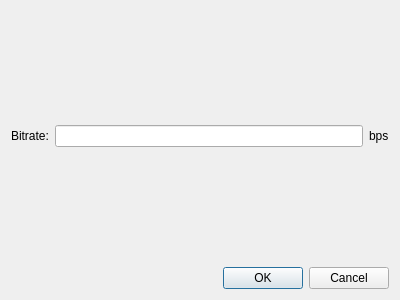
<?xml version="1.0" encoding="UTF-8"?>
<ui version="4.0">
 <class>DialogLimit</class>
 <widget class="QDialog" name="DialogLimit">
  <property name="geometry">
   <rect>
    <x>0</x>
    <y>0</y>
    <width>400</width>
    <height>300</height>
   </rect>
  </property>
  <property name="windowTitle">
   <string>Dialog</string>
  </property>
  <layout class="QVBoxLayout" name="verticalLayout">
   <item>
    <layout class="QHBoxLayout" name="horizontalLayout_2">
     <item>
      <widget class="QLabel" name="label">
       <property name="text">
        <string>Bitrate:</string>
       </property>
      </widget>
     </item>
     <item>
      <widget class="QLineEdit" name="lineEdit_Limit"/>
     </item>
     <item>
      <widget class="QLabel" name="label_2">
       <property name="text">
        <string>bps</string>
       </property>
      </widget>
     </item>
    </layout>
   </item>
   <item>
    <widget class="QDialogButtonBox" name="buttonBox">
     <property name="orientation">
      <enum>Qt::Horizontal</enum>
     </property>
     <property name="standardButtons">
      <set>QDialogButtonBox::Cancel|QDialogButtonBox::Ok</set>
     </property>
    </widget>
   </item>
  </layout>
 </widget>
 <resources/>
 <connections>
  <connection>
   <sender>buttonBox</sender>
   <signal>accepted()</signal>
   <receiver>DialogLimit</receiver>
   <slot>accept()</slot>
   <hints>
    <hint type="sourcelabel">
     <x>248</x>
     <y>254</y>
    </hint>
    <hint type="destinationlabel">
     <x>157</x>
     <y>274</y>
    </hint>
   </hints>
  </connection>
  <connection>
   <sender>buttonBox</sender>
   <signal>rejected()</signal>
   <receiver>DialogLimit</receiver>
   <slot>reject()</slot>
   <hints>
    <hint type="sourcelabel">
     <x>316</x>
     <y>260</y>
    </hint>
    <hint type="destinationlabel">
     <x>286</x>
     <y>274</y>
    </hint>
   </hints>
  </connection>
 </connections>
</ui>
